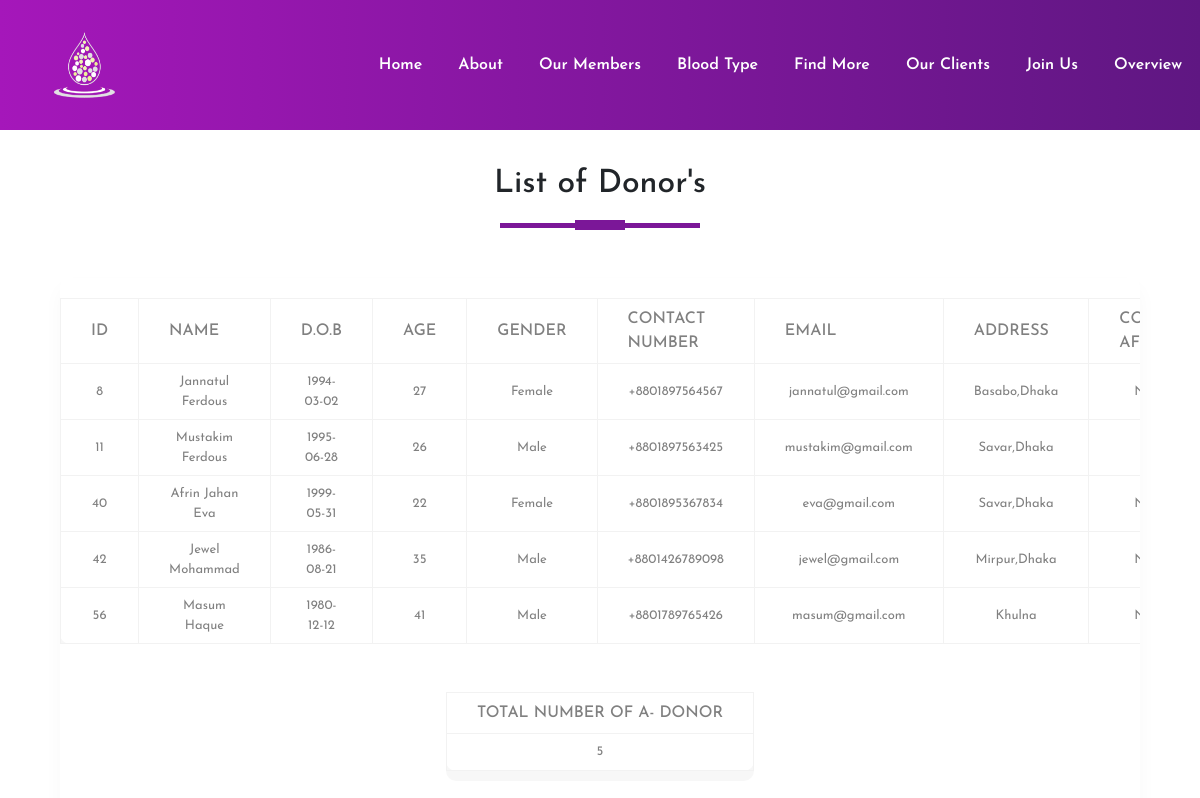
The app's page /php/A-.php with its own data.
### tables this page shows
CREATE TABLE `donorinfo` (
  `id` int(11) NOT NULL,
  `name` varchar(100) NOT NULL,
  `Date_of_birth` date NOT NULL,
  `age` int(100) NOT NULL,
  `bloodgroup` varchar(100) NOT NULL,
  `gender` varchar(100) NOT NULL,
  `Contact_number` varchar(14) NOT NULL,
  `email` varchar(100) NOT NULL,
  `address` varchar(150) NOT NULL,
  `Covid19_affected` varchar(100) NOT NULL
);

### php/A-.php (the view, shortened to what this page needs)
<!DOCTYPE html>
<html>
<head>
  <link rel="stylesheet" type="text/css" href="../css/styles.css">
  <link rel="stylesheet" href="https://maxcdn.bootstrapcdn.com/bootstrap/4.5.2/css/bootstrap.min.css">
<link rel="stylesheet" href="https://cdnjs.cloudflare.com/ajax/libs/font-awesome/4.7.0/css/font-awesome.min.css" />
</head>
<body>
<section id="nav-bar">
<nav class="navbar navbar-expand-lg navbar-light">
    <a class="navbar-brand" href="#"><img src="../image/log.png" width="80px"></a>
    <div class="collapse navbar-collapse" id="navbarNav">
      <ul class="navbar-nav ml-auto">
        <li class="nav-item">
          <a class="nav-link" aria-current="page" href="index1.php">Home</a>
        </li>
        <li class="nav-item">
          <a class="nav-link" href="about.php">About</a>
        </li>
        <li class="nav-item">
          <a class="nav-link" href="members.php">Our Members</a>
        </li>
        <li class="nav-item">
          <a class="nav-link" href="userinfo.php" >Blood Type</a>
        </li>
        <li class="nav-item">
          <a class="nav-link" href="search.php" >Find More</a>
        </li>
        <li class="nav-item">
          <a class="nav-link" href="receiver.php">Our Clients</a>
        </li>
        <li class="nav-item">
          <a class="nav-link" href="registration.php" >Join Us</a>
        </li>
        <li class="nav-item">
          <a class="nav-link" href="overview.php" >Overview</a>
        </li>
      </ul>
    </div>
</nav>
</section>
<div class="main-div">
    <h2 class="title text-center">List of Donor's</h2>
    <div class="center-div">
        <div class="table-responsive">
            <table>
                <thead>
                    <tr>
                        <th>ID</th>
                        <th>Name</th>
                        <th>D.O.B</th>
                        <th>Age</th>
                        <th>Gender</th>
                        <th>Contact Number</th>
                        <th>Email</th>
                        <th>Address</th>
                        <th>Covid19 Affected</th>
                    </tr>
                </thead>
                <tbody>
                <?php
include 'connection.php';
$sql="select count(*) as total from donorinfo where bloodgroup='A-'";
$result= mysqli_query($con,$sql);
while($res=mysqli_fetch_array($result))
{
  $output=$res['total'];
}
$selectquery="select * from donorinfo where bloodgroup='A-'";
$query=mysqli_query($con,$selectquery);
while($res=mysqli_fetch_array($query))
{
    ?>
    <tr>
    <td><?php echo $res['id']?></td>
    <td><?php echo $res['name']?></td>
    <td><?php echo $res['Date_of_birth']?></td>
    <td><?php echo $res['age']?></td>
    <td><?php echo $res['gender']?></td>
    <td><?php echo $res['Contact_number']?></td>
    <td><?php echo $res['email']?></td>
    <td><?php echo $res['address']?></td>
    <td><?php echo $res['Covid19_affected']?></td>
</tr>
<?php
}
?>
                </tbody>
            </table>
        </div>
        <div class="container">
        <br><br>
        <table>
        <thead>
                    <tr>
                        <th>Total Number Of A- Donor</th>
                    </tr>
                </thead>
                <tr>
                <td><?php echo $output?></td>
                </tr>
        </table>
        </div>
</div>
</div>
</body>
</html>

### css/styles.css (style rules this page uses)
* { margin:0; padding:0; box-sizing:border-box; font-family:'Josefin Sans',sans-serif; }
#nav-bar { position:sticky; top:0; z-index:10; }
.navbar { padding:0!important; background-image: linear-gradient(to right,#a517ba,#5f1782); }
.navbar-brand img { padding-left:20px; height:120px; width:150px; }
.navbar-nav li { padding:0 10px; }
.navbar-nav li a { color:#fff!important; font-weight:600; }
table { border-collapse:collapse; background-color:#fff; box-shadow:0 10px 0 rgba(0,0,0,.03); border-radius:10px; margin:auto; }
th,td { border:1px solid #f2f2f2; padding:8px 30px; text-align:center; color:grey; }
th { text-transform:uppercase; font-weight:500; }
td { font-size:13px; }
.main-div { width:100%; height:100vh; display:flex; flex-direction:column; justify-content:center; align-items:center; }
.main-div h2 { padding:5px; margin-top:25px; text-decoration:uppercase; }
.title::before { content:''; background:#7b1798; height:5px; width:200px; margin-left:auto; margin-right:auto; display:block; transform:translateY(63px); }
.title::after { content:''; background:#7b1798; height:10px; width:50px; margin-left:auto; margin-right:auto; margin-bottom:40px; display:block; transform:translateY(17px); }
.center-div { width:90%; height:80vh; padding:20px 0 0 0; box-shadow:0 10px 20px 0 rgba(0,0,0,.03); border-radius:10px; margin:auto; }

### records on screen
donorinfo: id "8", name "Jannatul Ferdous", Date_of_birth "1994-03-02", age "27", gender "Female", Contact_number "+8801897564567", email "jannatul@gmail.com", address "Basabo,Dhaka"
donorinfo: id "11", name "Mustakim Ferdous", Date_of_birth "1995-06-28", age "26", gender "Male", Contact_number "+8801897563425", email "mustakim@gmail.com", address "Savar,Dhaka"
donorinfo: id "40", name "Afrin Jahan Eva", Date_of_birth "1999-05-31", age "22", gender "Female", Contact_number "+8801895367834", email "eva@gmail.com", address "Savar,Dhaka"
donorinfo: id "42", name "Jewel Mohammad", Date_of_birth "1986-08-21", age "35", gender "Male", Contact_number "+8801426789098", email "jewel@gmail.com", address "Mirpur,Dhaka"
donorinfo: id "56", name "Masum Haque", Date_of_birth "1980-12-12", age "41", gender "Male", Contact_number "+8801789765426", email "masum@gmail.com", address "Khulna"

### other values on screen
$output "5"
